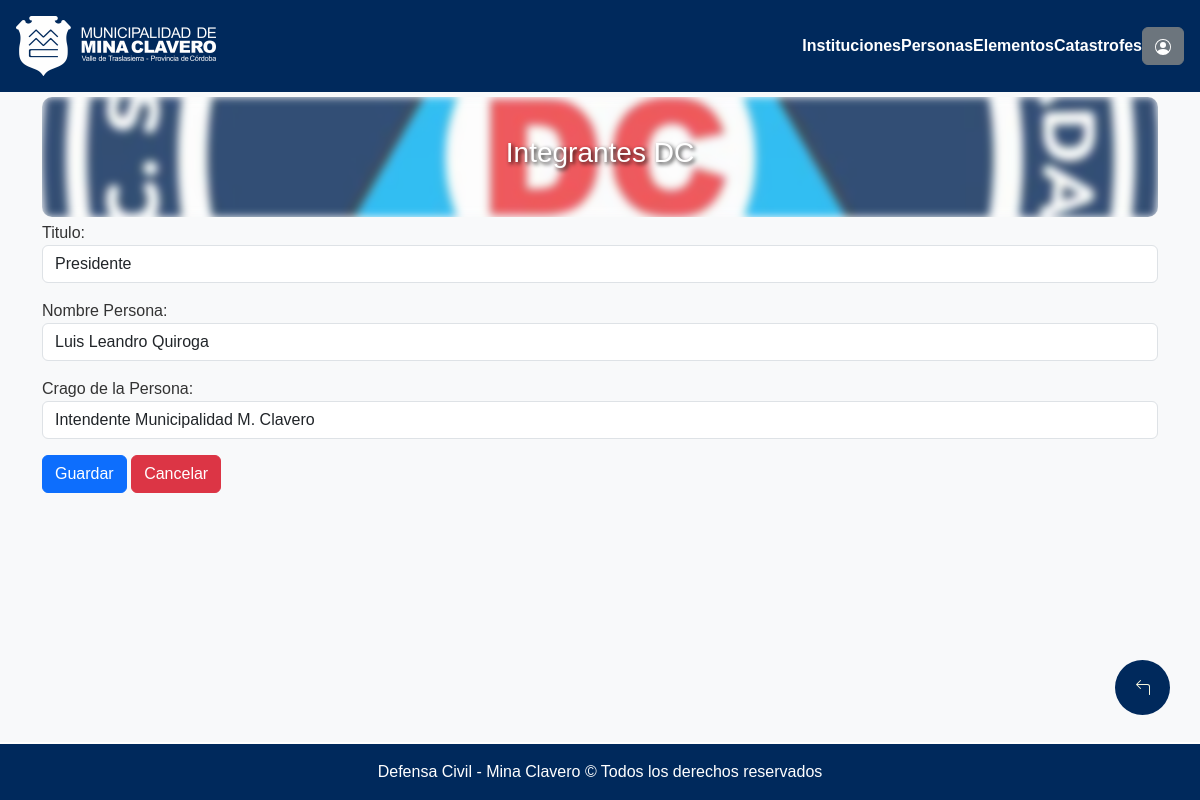
Page /editar-integrante/1/ (signed in) on the committed database.
### seguridadVial/models.py (models this page shows, shortened)
class IntegrantesDC(models.Model):
    titulo = models.CharField(max_length=255)
    persona = models.CharField(max_length=255)
    cargo = models.CharField(max_length=255)

### seguridadVial/views_landing.py (the view)
# urls.py: path('editar-integrante/<int:pk>/', login_required(views_landing.IntegranteModificar.as_view()), name='integrante_update'),
class IntegranteModificar(UpdateView):
    model = IntegrantesDC
    form_class = IntegrantesDCForm
    context_object_name = "integrante"
    template_name = os.path.join("defensaCivil", "formularios", "integrantesdc.html")
    success_url = reverse_lazy('Lista-Desastre')

### seguridadVial/forms.py
class IntegrantesDCForm(forms.ModelForm):
    class Meta:
        model = IntegrantesDC
        fields = ['titulo', 'persona', "cargo"]
        widgets = {
            'titulo': forms.TextInput(attrs={'class': 'form-control'}),
            'persona': forms.TextInput(attrs={'class': 'form-control'}),
            'cargo': forms.TextInput(attrs={'class': 'form-control'}),
        }
        labels = {
            'titulo': "Titulo",
            'persona': "Nombre Persona",
            'cargo': "Crago de la Persona",
        }

### municipalidad/templates/defensaCivil/formularios/integrantesdc.html (shortened to what this page needs)
{% extends "defensaCivil/base.html" %}
{% load static %}
{% block contenido %}
<div class="container">
    <div class="cont mb-1" onclick="window.location.href='{% url 'Lista-Desastre' %}'">
        <h3 class="display-4 titulo-volver fs-3 fs-md-2 fs-lg-1">Integrantes DC</h3>
    </div>
    <form method="post" enctype="multipart/form-data" id="formulario">
        {{ form.as_p }}
        <button class="btn btn-primary mb-3" type="submit">Guardar</button>
        <a class="btn btn-danger mb-3" href="{% url 'Lista-Desastre' %}">Cancelar</a>
    </form>
    <a href={% url "Lista-Desastre" %} class="customButton">
    </a>
</div>
{% endblock %}

### municipalidad/static/estilos.css (style rules this page uses)
.cont { position: relative; height: 120px; border-radius: 10px; overflow: hidden; color: white; display: flex; align-items: center; justify-content: center; margin-top: 5px; }
.cont::before { content: ""; position: absolute; top: 0; left: 0; width: 100%; height: 100%; background-image: url("../../../static/imagenes/defensacivil.jpg"); background-size: cover; background-position: center; filter: blur(4px); z-index: -1; opacity: 0.8; }
.titulo-volver { position: relative; display: inline-block; text-decoration: none; color: inherit; cursor: pointer; transition: color 0.3s ease; text-shadow: 2px 2px 4px rgba(0, 0, 0, 0.877); }
.titulo-volver::before { content: ""; position: absolute; left: -1.5rem; opacity: 0.5; transform: translateX(-10px); transition: all 0.5s ease; font-size: 1.8rem; color: #ab1322; }
.customButton { display: flex; position: fixed; width: 55px; height: 55px; bottom: 60px; right: 30px; border-radius: 50px; text-align: center; font-size: 30px; z-index: 100; align-items: center; justify-content: center; text-align: center; background-color: #C1121F; color:beige; text-decoration: none; transition: 0.3s; }

### municipalidad/templates/defensaCivil/base.html (style rules this page uses)
body { font-family: 'Arial', sans-serif; background-color: #f8f9fa; color: #333; margin: 0; padding-bottom: 100px; }
.customButton { display: flex; position: fixed; width: 55px; height: 55px; bottom: 60px; right: 30px; border-radius: 50px; text-align: center; font-size: 30px; z-index: 100; align-items: center; justify-content: center; text-align: center; background-color: hsl(213, 100%, 18%); color:beige; text-decoration: none; transition: 0.3s; margin-bottom: 25px; }

### rows in the picture
IntegrantesDC: titulo "Presidente", persona "Luis Leandro Quiroga", cargo "Intendente Municipalidad M. Clavero"
